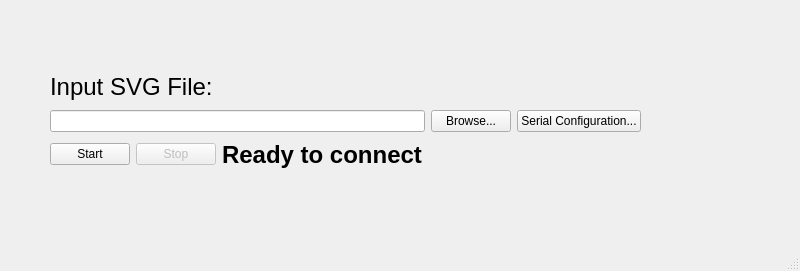
<?xml version="1.0" encoding="UTF-8"?>
<ui version="4.0">
 <class>MainWindow</class>
 <widget class="QMainWindow" name="MainWindow">
  <property name="geometry">
   <rect>
    <x>0</x>
    <y>0</y>
    <width>800</width>
    <height>271</height>
   </rect>
  </property>
  <property name="windowTitle">
   <string notr="true">HolePuncherUI</string>
  </property>
  <property name="locale">
   <locale language="English" country="Canada"/>
  </property>
  <widget class="QWidget" name="centralwidget">
   <widget class="QWidget" name="layoutWidget">
    <property name="geometry">
     <rect>
      <x>50</x>
      <y>70</y>
      <width>591</width>
      <height>101</height>
     </rect>
    </property>
    <layout class="QVBoxLayout" name="verticalLayout">
     <item>
      <widget class="QLabel" name="label">
       <property name="font">
        <font>
         <pointsize>18</pointsize>
        </font>
       </property>
       <property name="locale">
        <locale language="English" country="Canada"/>
       </property>
       <property name="text">
        <string>Input SVG File:</string>
       </property>
      </widget>
     </item>
     <item>
      <layout class="QGridLayout" name="gridLayout" columnstretch="1,0,0">
       <item row="0" column="0">
        <widget class="QLineEdit" name="filePathLineEdit">
         <property name="locale">
          <locale language="English" country="Canada"/>
         </property>
         <property name="text">
          <string/>
         </property>
        </widget>
       </item>
       <item row="0" column="1">
        <widget class="QPushButton" name="fileButton">
         <property name="locale">
          <locale language="English" country="Canada"/>
         </property>
         <property name="text">
          <string>Browse...</string>
         </property>
        </widget>
       </item>
       <item row="0" column="2">
        <widget class="QPushButton" name="configButton">
         <property name="locale">
          <locale language="English" country="Canada"/>
         </property>
         <property name="text">
          <string>Serial Configuration...</string>
         </property>
        </widget>
       </item>
      </layout>
     </item>
     <item>
      <layout class="QHBoxLayout" name="horizontalLayout" stretch="0,0,1">
       <item>
        <widget class="QPushButton" name="startButton">
         <property name="text">
          <string>Start</string>
         </property>
        </widget>
       </item>
       <item>
        <widget class="QPushButton" name="stopButton">
         <property name="enabled">
          <bool>false</bool>
         </property>
         <property name="text">
          <string>Stop</string>
         </property>
        </widget>
       </item>
       <item>
        <widget class="QLabel" name="statusLabel">
         <property name="font">
          <font>
           <pointsize>18</pointsize>
           <bold>true</bold>
          </font>
         </property>
         <property name="text">
          <string>Ready to connect</string>
         </property>
        </widget>
       </item>
      </layout>
     </item>
    </layout>
   </widget>
  </widget>
  <widget class="QMenuBar" name="menubar">
   <property name="geometry">
    <rect>
     <x>0</x>
     <y>0</y>
     <width>800</width>
     <height>17</height>
    </rect>
   </property>
  </widget>
  <widget class="QStatusBar" name="statusbar"/>
 </widget>
 <resources/>
 <connections/>
</ui>
